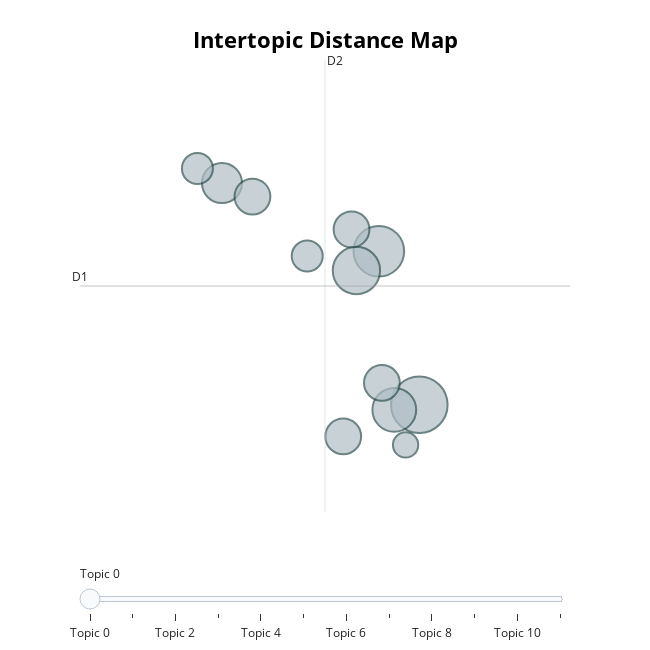

Source (notebook cell):
### Code cell
topic_model.visualize_topics(custom_labels=True)

### Figure 1 — Plotly figure (JSON) as saved in the notebook; plotly's stock layout.template omitted (floating-point values rounded to 4 significant figures)
{"data": [{"customdata": [[0, "font | font family | font size | size | belex15", 10], [1, "je vesić | beogradskoj berzi | indeksa | belex15 | trgovanje", 8], [2, "brnabić | premijerka | onomad | šešelj | prvorođeni", 7], [3, "ilirika | agrobanke | 000 km | suv | renault", 6], [4, "koštunica | šešelj | zločin | šešelja | kišjuhas", 5], [5, "toyota | corolla | peugeot | vw | električnih automobila", 4], [6, "trgovanju | indeksa | beogradskoj berzi | promet od | beogradske berze", 4], [7, "ličnost danas | koštunica | srebrenici | msp | zločin", 4], [8, "je vesić | radojičić | font | beoinfo | vesić je", 4], [9, "font | font family | font size | size | size 12pt", 3], [10, "beogradski vodovod | alimpić | čukarica | vode će | ostati potrošači", 3], [11, "cenjeni publikume | publikume | siniša mali | ama | elem", 2]], "hovertemplate": "<b>Topic %{customdata[0]}</b><br>%{customdata[1]}<br>Size: %{customdata[2]}", "legendgroup": "", "marker": {"color": "#B0BEC5", "line": {"color": "DarkSlateGrey", "width": 2}, "size": [10, 8, 7, 6, 5, 4, 4, 4, 4, 3, 3, 2], "sizemode": "area", "sizeref": 0.00625, "symbol": "circle"}, "mode": "markers", "name": "", "orientation": "v", "showlegend": false, "type": "scatter", "x": [17.83, 17.11, 16.71, 17.39, 14.33, 17.17, 16.63, 14.87, 16.48, 13.89, 15.84, 17.59], "xaxis": "x", "y": [8.57, 11.27, 10.93, 8.48, 12.47, 8.956, 11.65, 12.23, 8.013, 12.72, 11.19, 7.864], "yaxis": "y"}], "layout": {"annotations": [{"showarrow": false, "text": "D1", "x": 11.81, "y": 10.66, "yshift": 10}, {"showarrow": false, "text": "D2", "x": 16.16, "xshift": 10, "y": 14.63}], "height": 650, "hoverlabel": {"bgcolor": "white", "font": {"family": "Rockwell", "size": 16}}, "legend": {"itemsizing": "constant", "tracegroupgap": 0}, "margin": {"t": 60}, "shapes": [{"line": {"color": "#CFD8DC", "width": 2}, "type": "line", "x0": 16.16, "x1": 16.16, "y0": 6.684, "y1": 14.63}, {"line": {"color": "#9E9E9E", "width": 2}, "type": "line", "x0": 11.81, "x1": 20.5, "y0": 10.66, "y1": 10.66}], "sliders": [{"active": 0, "pad": {"t": 50}, "steps": [{"args": [{"marker.color": [["red", "#B0BEC5", "#B0BEC5", "#B0BEC5", "#B0BEC5", "#B0BEC5", "#B0BEC5", "#B0BEC5", "#B0BEC5", "#B0BEC5", "#B0BEC5", "#B0BEC5"]]}], "label": "Topic 0", "method": "update"}, {"args": [{"marker.color": [["#B0BEC5", "red", "#B0BEC5", "#B0BEC5", "#B0BEC5", "#B0BEC5", "#B0BEC5", "#B0BEC5", "#B0BEC5", "#B0BEC5", "#B0BEC5", "#B0BEC5"]]}], "label": "Topic 1", "method": "update"}, {"args": [{"marker.color": [["#B0BEC5", "#B0BEC5", "red", "#B0BEC5", "#B0BEC5", "#B0BEC5", "#B0BEC5", "#B0BEC5", "#B0BEC5", "#B0BEC5", "#B0BEC5", "#B0BEC5"]]}], "label": "Topic 2", "method": "update"}, {"args": [{"marker.color": [["#B0BEC5", "#B0BEC5", "#B0BEC5", "red", "#B0BEC5", "#B0BEC5", "#B0BEC5", "#B0BEC5", "#B0BEC5", "#B0BEC5", "#B0BEC5", "#B0BEC5"]]}], "label": "Topic 3", "method": "update"}, {"args": [{"marker.color": [["#B0BEC5", "#B0BEC5", "#B0BEC5", "#B0BEC5", "red", "#B0BEC5", "#B0BEC5", "#B0BEC5", "#B0BEC5", "#B0BEC5", "#B0BEC5", "#B0BEC5"]]}], "label": "Topic 4", "method": "update"}, {"args": [{"marker.color": [["#B0BEC5", "#B0BEC5", "#B0BEC5", "#B0BEC5", "#B0BEC5", "red", "#B0BEC5", "#B0BEC5", "#B0BEC5", "#B0BEC5", "#B0BEC5", "#B0BEC5"]]}], "label": "Topic 5", "method": "update"}, {"args": [{"marker.color": [["#B0BEC5", "#B0BEC5", "#B0BEC5", "#B0BEC5", "#B0BEC5", "#B0BEC5", "red", "#B0BEC5", "#B0BEC5", "#B0BEC5", "#B0BEC5", "#B0BEC5"]]}], "label": "Topic 6", "method": "update"}, {"args": [{"marker.color": [["#B0BEC5", "#B0BEC5", "#B0BEC5", "#B0BEC5", "#B0BEC5", "#B0BEC5", "#B0BEC5", "red", "#B0BEC5", "#B0BEC5", "#B0BEC5", "#B0BEC5"]]}], "label": "Topic 7", "method": "update"}, {"args": [{"marker.color": [["#B0BEC5", "#B0BEC5", "#B0BEC5", "#B0BEC5", "#B0BEC5", "#B0BEC5", "#B0BEC5", "#B0BEC5", "red", "#B0BEC5", "#B0BEC5", "#B0BEC5"]]}], "label": "Topic 8", "method": "update"}, {"args": [{"marker.color": [["#B0BEC5", "#B0BEC5", "#B0BEC5", "#B0BEC5", "#B0BEC5", "#B0BEC5", "#B0BEC5", "#B0BEC5", "#B0BEC5", "red", "#B0BEC5", "#B0BEC5"]]}], "label": "Topic 9", "method": "update"}, {"args": [{"marker.color": [["#B0BEC5", "#B0BEC5", "#B0BEC5", "#B0BEC5", "#B0BEC5", "#B0BEC5", "#B0BEC5", "#B0BEC5", "#B0BEC5", "#B0BEC5", "red", "#B0BEC5"]]}], "label": "Topic 10", "method": "update"}, {"args": [{"marker.color": [["#B0BEC5", "#B0BEC5", "#B0BEC5", "#B0BEC5", "#B0BEC5", "#B0BEC5", "#B0BEC5", "#B0BEC5", "#B0BEC5", "#B0BEC5", "#B0BEC5", "red"]]}], "label": "Topic 11", "method": "update"}]}], "title": {"font": {"color": "Black", "size": 22}, "text": "<b>Intertopic Distance Map</b>", "x": 0.5, "xanchor": "center", "y": 0.95, "yanchor": "top"}, "width": 650, "xaxis": {"anchor": "y", "domain": [0, 1], "range": [11.81, 20.5], "title": {"text": ""}, "visible": false}, "yaxis": {"anchor": "x", "domain": [0, 1], "range": [6.684, 14.63], "title": {"text": ""}, "visible": false}}}
